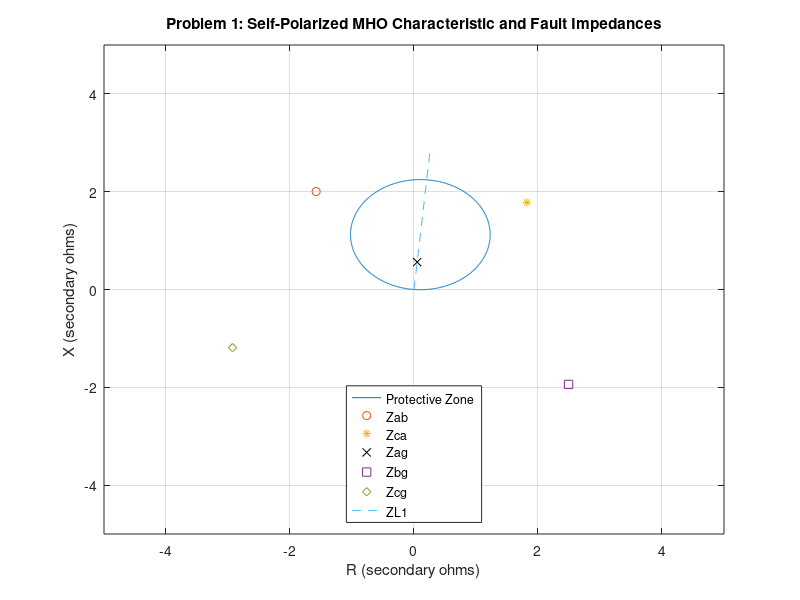
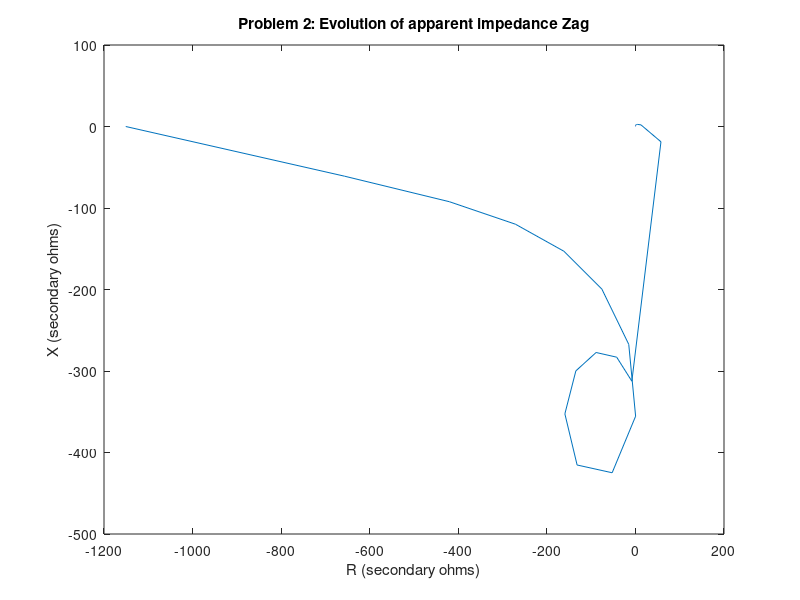
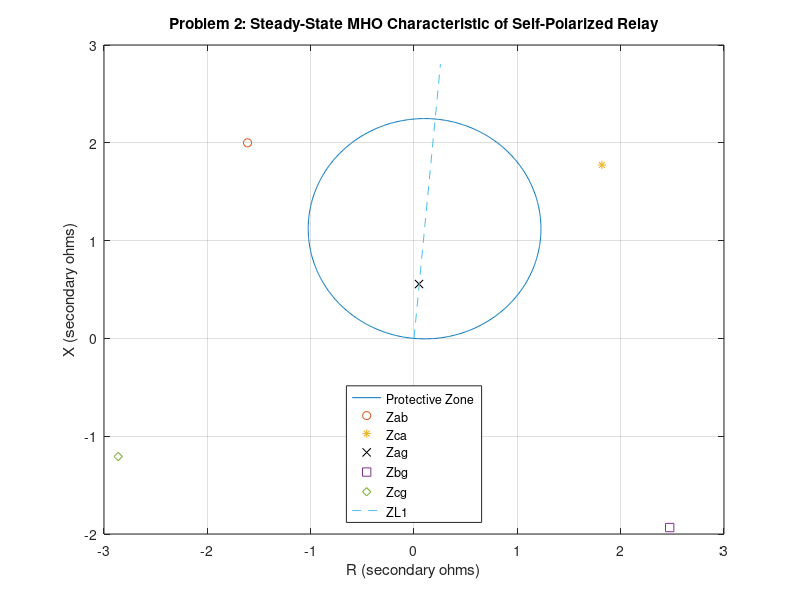
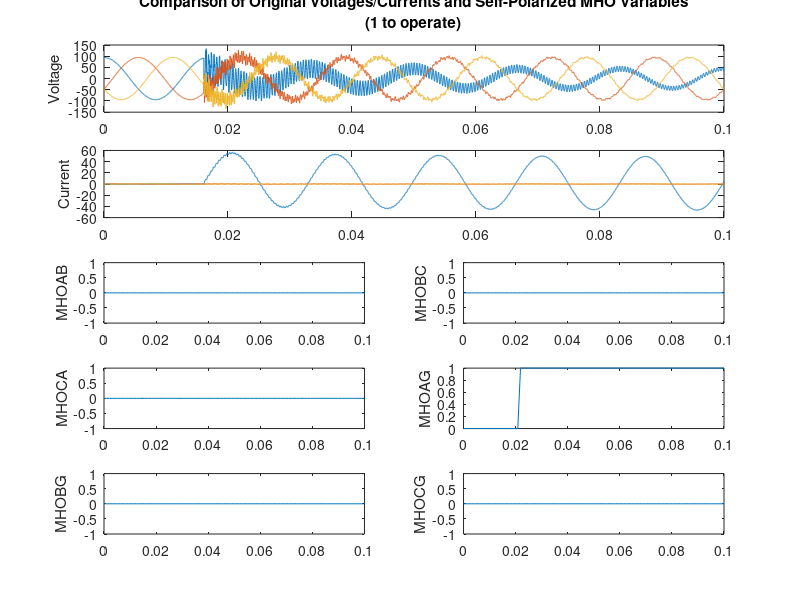

Here is the MATLAB script that generated these plots, in order:
%Leighton Clarke
%Advanced Protections, HW3
%April 24, 2018
%This program reads fault voltages and currents from a datafile, calculates
%the phasor values, and simulates a digital MHO relay with both
%self-polarized and cross-polarized schemes.
close all
clear all
clc

data = csvread('prot2_hw2_2108.csv');
j = sqrt(-1);
theta = 0:0.01:(2*pi);
VTR = 525000/115;
CTR = 800/5;
ZTR = VTR/CTR;
kk = 180/pi;

%%Problem 1
%Calculate phasors using traditional method
E=525000/sqrt(3);
Zs1=2+30*j;
Zs0=Zs1;
zL1=0.073+0.8*j;
zL0=0.1+2.3*j;
I1=E/(Zs1+zL1*20+Zs1+zL1*20+Zs0+zL0*20);
I2=I1;I0=I1;
V1=E-Zs1*I1;
V2=-Zs1*I2;
V0=-Zs0*I0;
a=1*exp(j*120/kk);
Iar=(I0+I1+I2)/CTR;
Ibr=(I0+(a^2)*I1+a*I2)/CTR;
Icr=(I0+a*I1+(a^2)*I2)/CTR;
Var=(V0+V1+V2)/VTR;
Vbr=(V0+(a^2)*V1+a*V2)/VTR;
Vcr=(V0+a*V1+(a^2)*V2)/VTR;
Ires=Iar+Ibr+Icr;

%MHO relay characteristic
ZL1 = (0.073+j*0.8)*100;
Zr = ZL1 * 0.8;
ZL1s = ZL1/ZTR;
Zrs = Zr/ZTR;
r = abs(Zrs)/2;
rR = r*cos(theta) + real(Zrs)/2;
rX = r*sin(theta) + imag(Zrs)/2;

%Calculate impedances
Zab = (Var-Vbr)/(Iar-Ibr);
Zbc = (Vbr-Vcr)/(Ibr-Icr);
Zca = (Vcr-Var)/(Icr-Iar);
k0 = (zL0-zL1)/(3*zL1);
Zag = Var/(Iar+k0*Ires);
Zbg = Vbr/(Ibr+k0*Ires);
Zcg = Vcr/(Icr+k0*Ires);

%Print results
fprintf('Traditionally calculated values:\n')
fprintf('Va: %f V, angle %f deg\n', abs(Var), angle(Var)*kk)
fprintf('Vb: %f V, angle %f deg\n', abs(Vbr), angle(Vbr)*kk)
fprintf('Vc: %f V, angle %f deg\n', abs(Vcr), angle(Vcr)*kk)
fprintf('Ia: %f A, angle %f deg\n', abs(Iar), angle(Iar)*kk)
fprintf('Ib: %f A, angle %f deg\n', abs(Ibr), angle(Ibr)*kk)
fprintf('Ic: %f A, angle %f deg\n', abs(Icr), angle(Icr)*kk)
fprintf('Zab: %f + j%f secondary ohms\n', real(Zab), imag(Zab))
fprintf('Zbc is undefined\n')
fprintf('Zca: %f + j%f secondary ohms\n', real(Zca), imag(Zca))
fprintf('Zag: %f + j%f secondary ohms\n', real(Zag), imag(Zag))
fprintf('Zbg: %f + j%f secondary ohms\n', real(Zbg), imag(Zbg))
fprintf('Zcg: %f + j%f secondary ohms\n', real(Zcg), imag(Zcg))

%Plot faults and protective zone
figure(1)
plot(rR,rX)
grid on
hold on
plot(real(Zab),imag(Zab),'o')
plot(real(Zca),imag(Zca),'*')
plot(real(Zag),imag(Zag),'xk')
plot(real(Zbg),imag(Zbg),'s')
plot(real(Zcg),imag(Zcg),'d')
plot([0,real(ZL1s)],[0,imag(ZL1s)],'--')
legend('Protective Zone','Zab','Zca','Zag','Zbg','Zcg','ZL1')
legend('Location','south')
xlim([-5,5]);
ylim([-5,5]);
xlabel('R (secondary ohms)')
ylabel('X (secondary ohms)')
title('Problem 1: Self-Polarized MHO Characteristic and Fault Impedances')

%%Problem 2
%Calculate voltage and current phasors
%Read from data file
t0 = data(:,1);
Va = data(:,2)./VTR;
Vb = data(:,3)./VTR;
Vc = data(:,4)./VTR;
Ia = data(:,5)./CTR;
Ib = data(:,6)./CTR;
Ic = data(:,7)./CTR;

%Simulate analog RC filter
fc = 600;
RC = 1 / (2*pi*fc);
Vaf = zeros(length(t0),1);
Vbf = zeros(length(t0),1);
Vcf = zeros(length(t0),1);
Iaf = zeros(length(t0),1);
Ibf = zeros(length(t0),1);
Icf = zeros(length(t0),1);

for k = 2:length(t0)
    Vaf(k)=((t0(k)-t0(k-1))*Va(k)+RC*Vaf(k-1))/((t0(k)-t0(k-1))+RC);
    Vbf(k)=((t0(k)-t0(k-1))*Vb(k)+RC*Vbf(k-1))/((t0(k)-t0(k-1))+RC);
    Vcf(k)=((t0(k)-t0(k-1))*Vc(k)+RC*Vcf(k-1))/((t0(k)-t0(k-1))+RC);
    Iaf(k)=((t0(k)-t0(k-1))*Ia(k)+RC*Iaf(k-1))/((t0(k)-t0(k-1))+RC);
    Ibf(k)=((t0(k)-t0(k-1))*Ib(k)+RC*Ibf(k-1))/((t0(k)-t0(k-1))+RC);
    Icf(k)=((t0(k)-t0(k-1))*Ic(k)+RC*Icf(k-1))/((t0(k)-t0(k-1))+RC);
end

%Interpolate data with lower sample rate
Nsc = 16;
fs = Nsc * 60;
Ts = 1 /fs;
ts = 0:Ts:t0(end);
Vafi = interp1(t0, Vaf, ts);
Vbfi = interp1(t0, Vbf, ts);
Vcfi = interp1(t0, Vcf, ts);
Iafi = interp1(t0, Iaf, ts);
Ibfi = interp1(t0, Ibf, ts);
Icfi = interp1(t0, Icf, ts);

%Use sine and cosine digital filters to separate real and imaginary parts
%of fundamental frequency signal
n = 1:Nsc;
A = (2/Nsc)*cos(2*pi*n/Nsc);
B = (2/Nsc)*sin(2*pi*n/Nsc);
VaRe = filter(A, 1, Vafi);
VbRe = filter(A, 1, Vbfi);
VcRe = filter(A, 1, Vcfi);
IaRe = filter(A, 1, Iafi);
IbRe = filter(A, 1, Ibfi);
IcRe = filter(A, 1, Icfi);
VaIm = filter(B, 1, Vafi);
VbIm = filter(B, 1, Vbfi);
VcIm = filter(B, 1, Vcfi);
IaIm = filter(B, 1, Iafi);
IbIm = filter(B, 1, Ibfi);
IcIm = filter(B, 1, Icfi);

%Calculate phasors
Vap = (1/sqrt(2))*(VaRe+1i*VaIm).*exp(-1i*2*pi*60*ts);
Vbp = (1/sqrt(2))*(VbRe+1i*VbIm).*exp(-1i*2*pi*60*ts);
Vcp = (1/sqrt(2))*(VcRe+1i*VcIm).*exp(-1i*2*pi*60*ts);
Iap = (1/sqrt(2))*(IaRe+1i*IaIm).*exp(-1i*2*pi*60*ts);
Ibp = (1/sqrt(2))*(IbRe+1i*IbIm).*exp(-1i*2*pi*60*ts);
Icp = (1/sqrt(2))*(IcRe+1i*IcIm).*exp(-1i*2*pi*60*ts);

%Create arrays of apparent impedances as seen by relay
Zabr = (Vap-Vbp)./(Iap-Ibp);
Zbcr = (Vbp-Vcp)./(Ibp-Icp);
Zcar = (Vcp-Vap)./(Icp-Iap);
Iresr = Iap+Ibp+Icp;
Zagr = Vap./(Iap+k0*Iresr);
Zbgr = Vbp./(Ibp+k0*Iresr);
Zcgr = Vcp./(Icp+k0*Iresr);

%Print results
fprintf('\nValues measured by digital relay:\n')
fprintf('Va: %f V, angle %f deg\n', abs(Vap(end)), angle(Vap(end))*kk)
fprintf('Vb: %f V, angle %f deg\n', abs(Vbp(end)), angle(Vbp(end))*kk)
fprintf('Vc: %f V, angle %f deg\n', abs(Vcp(end)), angle(Vcp(end))*kk)
fprintf('Ia: %f A, angle %f deg\n', abs(Iap(end)), angle(Iap(end))*kk)
fprintf('Ib: %f A, angle %f deg\n', abs(Ibp(end)), angle(Ibp(end))*kk)
fprintf('Ic: %f A, angle %f deg\n', abs(Icp(end)), angle(Icp(end))*kk)
fprintf('Zab: %f + j%f secondary ohms\n', real(Zabr(end)), imag(Zabr(end)))
fprintf('Zbc: %f + j%f secondary ohms\n', real(Zbcr(end)), imag(Zbcr(end)))
fprintf('Zca: %f + j%f secondary ohms\n', real(Zcar(end)), imag(Zcar(end)))
fprintf('Zag: %f + j%f secondary ohms\n', real(Zagr(end)), imag(Zagr(end)))
fprintf('Zbg: %f + j%f secondary ohms\n', real(Zbgr(end)), imag(Zbgr(end)))
fprintf('Zcg: %f + j%f secondary ohms\n', real(Zcgr(end)), imag(Zcgr(end)))

%Plot evolution of apparent impedance Zag in complex plane
figure(2)
plot(real(Zagr),imag(Zagr))
xlabel('R (secondary ohms)')
ylabel('X (secondary ohms)')
title('Problem 2: Evolution of apparent impedance Zag')

%Plot steady-state of Zag in MHO characteristic
figure(3)
plot(rR,rX)
hold on
plot(real(Zabr(end)),imag(Zabr(end)),'o')
plot(real(Zcar(end)),imag(Zcar(end)),'*')
plot(real(Zagr(end)),imag(Zagr(end)),'xk')
plot(real(Zbgr(end)),imag(Zbgr(end)),'s')
plot(real(Zcgr(end)),imag(Zcgr(end)),'d')
plot([0,real(ZL1s)],[0,imag(ZL1s)],'--')
grid on
xlabel('R (secondary ohms)')
ylabel('X (secondary ohms)')
title('Problem 2: Steady-State MHO Characteristic of Self-Polarized Relay')
legend('Protective Zone','Zab','Zca','Zag','Zbg','Zcg','ZL1')
legend('Location','south')

%Create digital MHO variables for each datapoint
Sab = (Iap-Ibp)*Zrs - (Vap-Vbp);
Sbc = (Ibp-Icp)*Zrs - (Vbp-Vcp);
Sca = (Icp-Iap)*Zrs - (Vcp-Vap);
Sag = (Iap+k0*Iresr)*Zrs - Vap;
Sbg = (Ibp+k0*Iresr)*Zrs - Vbp;
Scg = (Icp+k0*Iresr)*Zrs - Vcp;

MHOAB = zeros(1,length(Sab));
MHOBC = zeros(1,length(Sab));
MHOCA = zeros(1,length(Sab));
MHOAG = zeros(1,length(Sab));
MHOBG = zeros(1,length(Sab));
MHOCG = zeros(1,length(Sab));

for m = 1:length(MHOAB)
    if real(Sab(m)*conj(Vap(m)-Vbp(m))) > 0
        MHOAB(m) = 1;
    end
    if real(Sbc(m)*conj(Vbp(m)-Vcp(m))) > 0
        MHOBC(m) = 1;
    end
    if real(Sca(m)*conj(Vcp(m)-Vap(m))) > 0
        MHOCA(m) = 1;
    end
    if real(Sag(m)*conj(Vap(m))) > 0
        MHOAG(m) = 1;
    end
    if real(Sbg(m)*conj(Vbp(m))) > 0
        MHOBG(m) = 1;
    end
    if real(Scg(m)*conj(Vcp(m))) > 0
        MHOCG(m) = 1;
    end
end

%Plot digital operation flags
figure('position',[200 200 700 700])
subplot(5,2,[1,2])
%ylabel('Original Voltages')
plot(t0,Va)
title({'Comparison of Original Voltages/Currents and Self-Polarized MHO Variables','(1 to operate)'})
hold on
plot(t0,Vb)
plot(t0,Vc)
ylabel('Voltage')
subplot(5,2,[3,4])
plot(t0,Ia)
hold on
plot(t0,Ib)
plot(t0,Ic)
ylabel('Current')
subplot(5,2,5)
plot(ts,MHOAB)
ylabel('MHOAB')
subplot(5,2,6)
plot(ts,MHOBC)
ylabel('MHOBC')
subplot(5,2,7)
plot(ts,MHOCA)
ylabel('MHOCA')
subplot(5,2,8)
plot(ts,MHOAG)
ylabel('MHOAG')
subplot(5,2,9)
plot(ts,MHOBG)
ylabel('MHOBG')
subplot(5,2,10)
plot(ts,MHOCG)
ylabel('MHOCG')

%%Problem 3
%Calculate cross-polarized MHO characteristic for traditionally calculated
%values (AG relay only)
Vpolr = (Vbr-Vcr)*exp(j*90/kk);
Vpr = Var - Vpolr;
Zpr = Vpr/(Iar+k0*Ires);
C = (Zrs + Zpr)/2;
rcross = abs(Zrs-Zpr)/2;
rRcross = rcross*cos(theta)+real(C);
rXcross = rcross*sin(theta)+imag(C);

%Plot both characteristics and apparent impedance Zag
figure(5)
plot(rRcross,rXcross)
hold on
plot(rR,rX,'--')
plot(real(Zag),imag(Zag),'xk')
plot([0,real(Zrs)],[0,imag(Zrs)],':k')
plot([0,real(Zpr)],[0,imag(Zpr)],'-.k')
legend('Cross-polarized characteristic','Self-polarized characteristic','Zag','Zr','Zp')
xlim([-3,3])
ylim([-2,4])
grid on
xlabel('R (secondary ohms)')
ylabel('X (secondary ohms)')
title('Problem 3: Comparison of Self-Polarized and Cross-Polarized MHO Characteristics')

%Calculate MHO operation variables using cross-polarizing scheme
MHOABcross = zeros(1,length(Sab));
MHOBCcross = zeros(1,length(Sab));
MHOCAcross = zeros(1,length(Sab));
MHOAGcross = zeros(1,length(Sab));
MHOBGcross = zeros(1,length(Sab));
MHOCGcross = zeros(1,length(Sab));

for m = 1:length(MHOABcross)
    if real(Sab(m)*conj(Vcp(m)*exp(-j*90/kk))) > 0
        MHOABcross(m) = 1;
    end
    if real(Sbc(m)*conj(Vap*exp(-j*90/kk))) > 0
        MHOBCcross(m) = 1;
    end
    if real(Sca(m)*conj(Vbp(m)*exp(-j*90/kk))) > 0
        MHOCAcross(m) = 1;
    end
    if real(Sag(m)*conj((Vbp(m)-Vcp(m))*exp(j*90/kk))) > 0
        MHOAGcross(m) = 1;
    end
    if real(Sbg(m)*conj((Vcp(m)-Vap(m))*exp(j*90/kk))) > 0
        MHOBGcross(m) = 1;
    end
    if real(Scg(m)*conj((Vap(m)-Vbp(m))*exp(j*90/kk))) > 0
        MHOCGcross(m) = 1;
    end
end

%Plot MHO variables for cross-polarizing scheme
figure('position',[200 200 700 700])
subplot(5,2,[1,2])
plot(t0,Va)
title({'Comparison of Original Voltages/Currents and Cross-Polarized MHO Variables','(1 to operate)'})
hold on
plot(t0,Vb)
plot(t0,Vc)
ylabel('Voltage')
subplot(5,2,[3,4])
plot(t0,Ia)
hold on
plot(t0,Ib)
plot(t0,Ic)
ylabel('Current')
subplot(5,2,5)
plot(ts,MHOABcross)
ylabel('MHOAB')
subplot(5,2,6)
plot(ts,MHOBCcross)
ylabel('MHOBC')
subplot(5,2,7)
plot(ts,MHOCAcross)
ylabel('MHOCA')
subplot(5,2,8)
plot(ts,MHOAGcross)
ylabel('MHOAG')
subplot(5,2,9)
plot(ts,MHOBGcross)
ylabel('MHOBG')
subplot(5,2,10)
plot(ts,MHOCGcross)
ylabel('MHOCG')

%Plot AG element MHO characteristics and final value of Zag at relay
Vpolp = (Vbp-Vcp).*exp(j*90/kk);
Vpp = Vap - Vpolp;
Zpp = Vpp ./ (Iap+k0*Iresr);
Cp = (Zrs + Zpp)/2;
rcrossp = abs(Zrs-Zpp)/2;
rRcrossp = rcrossp(end)*cos(theta)+real(Cp(end));
rXcrossp = rcrossp(end)*sin(theta)+imag(Cp(end));
figure(7)
plot(rRcrossp,rXcrossp)
hold on
plot(rR,rX,'--')
plot(real(Zagr(end)),imag(Zagr(end)),'kx')
grid on
xlim([-3,3])
ylim([-2,4])
xlabel('R (secondary ohms)')
ylabel('X (secondary ohms)')
title('Steady-State Cross-Polarized AG Relay (As Measured)')
legend('Cross-polarized characteristic','Self-polarized characteristic','Zag')
